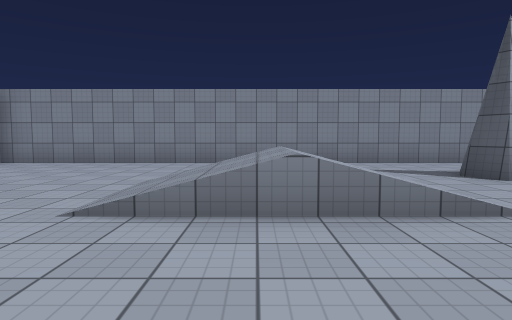
[1] (above)

16 first-person views from a walk through a Unity game level. The camera is 1.3 m above the floor, tilts 4° down and sees 75° across. The floor is counted in squares, 2 m on a side. Each view is taken from the middle of a square. On the plan, view 1 faces up. The plan holds only what a view shows up to about 10 squares ahead; the rest is blank. Surface patterns are stand-ins for the level's own textures.

[2]
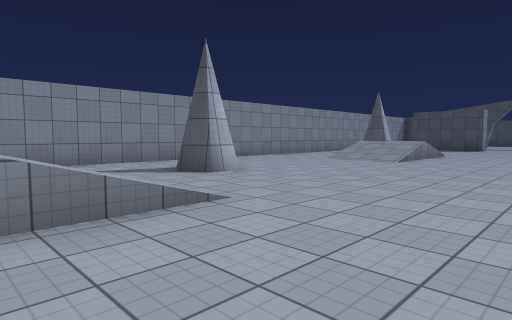

[3]
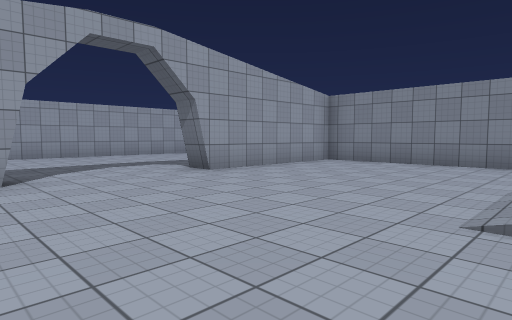

[4]
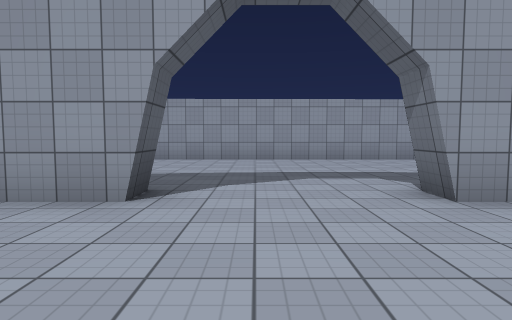

[5]
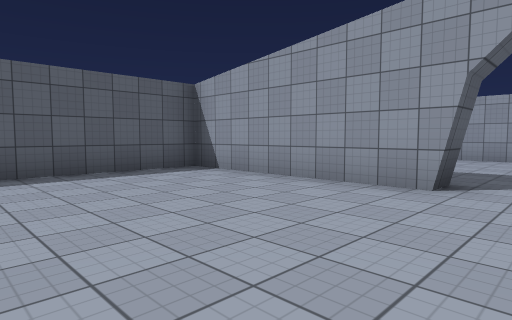

[6]
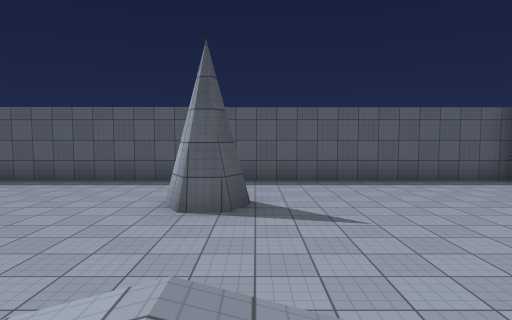

[7]
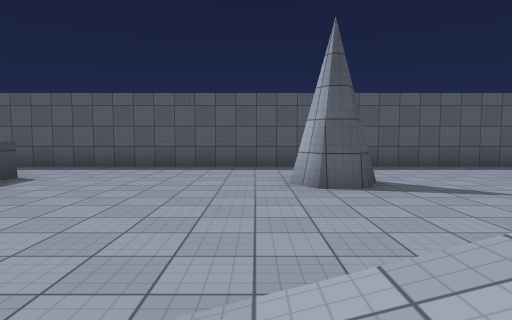

[8]
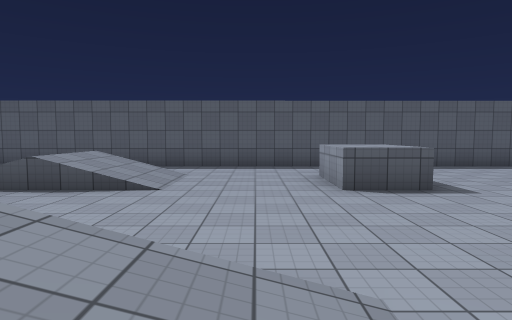

[9]
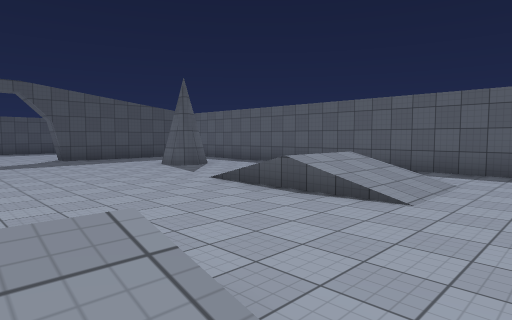

[10]
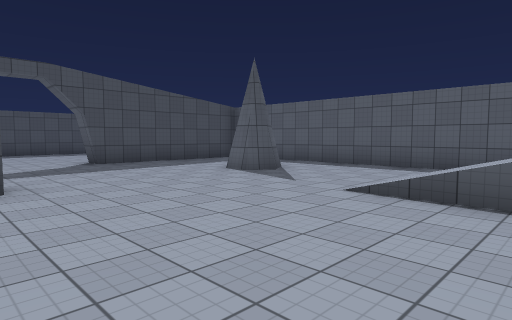

[11]
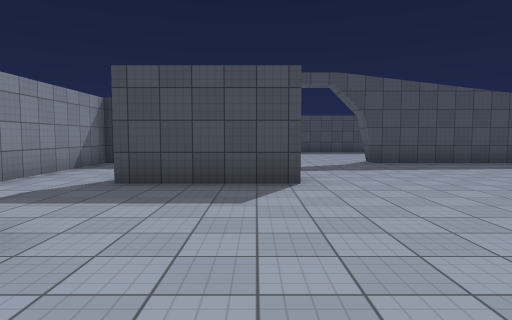

[12]
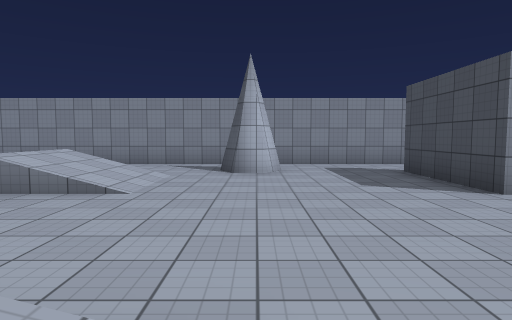

[13]
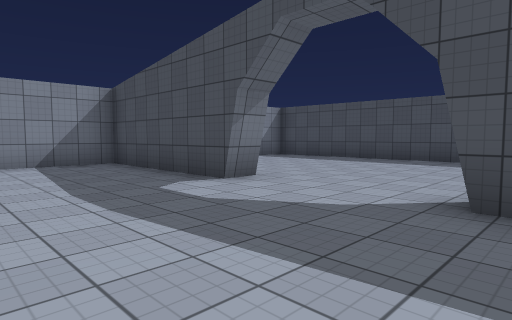

[14]
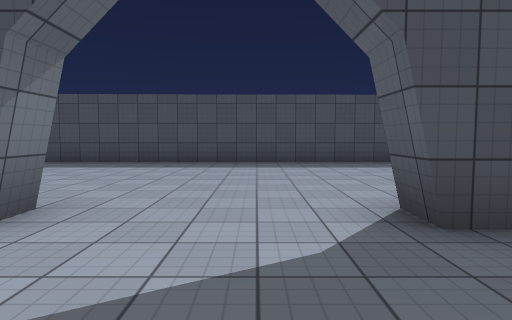

[15]
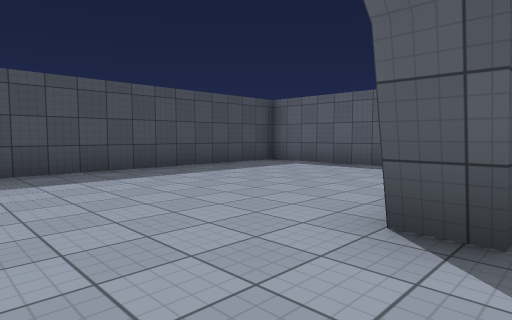

[16]
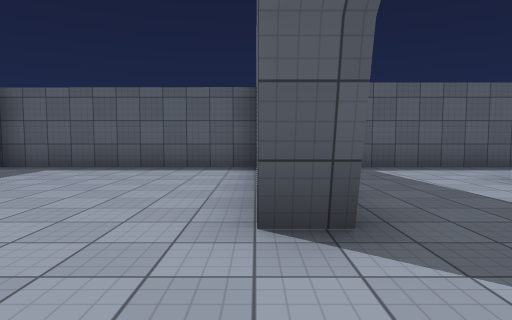

### Floor plan
Key: @ floor where view 1 was taken; # wall or solid block; . floor; / step, stairs or slope; ^ raised ledge.
Columns run from 13 left of view 1 to 28 right of it. Each row starts with its distance up from view 1.
  9       ##############################
  8       #......  ....     ... .......#
  7 #     #......  ......   ...#.......#    .#
  6 #..   #......  .......   ..#...#...# ....#
  5 #.....#.....////.#....////.....#...#.....#
  4 #.....#.....////......////.....#...#.....#
  3 #...........////.........................#
  2 #........................................#
  1 #........................................#
  0 #.....#......@......^...////.......#.....#
 -1 #.    #.......#.....^...////.......#.....#
 -2       #.............^...////...#...#.....#
 -3       #..................  ........#.....#
 -4       #................... ....... #.....#
 -5       ############################ #######

Where each view was taken, in squares from view 1:
view 1: 0 up, 0 right, facing up
view 2: 0 up, 0 right, facing up-right
view 3: 0 up, 1 left, facing up-left
view 4: 2 up, 3 left, facing left
view 5: 2 up, 2 left, facing down-left
view 6: 4 up, 0 right, facing down
view 7: 4 up, 2 right, facing down
view 8: 5 up, 9 right, facing down
view 9: 4 up, 9 right, facing down-right
view 10: 4 up, 12 right, facing down-right
view 11: 4 up, 12 right, facing right
view 12: 1 down, 14 right, facing up
view 13: 0 up, 18 right, facing up-right
view 14: 2 up, 19 right, facing right
view 15: 3 up, 21 right, facing down-right
view 16: 3 up, 22 right, facing down
